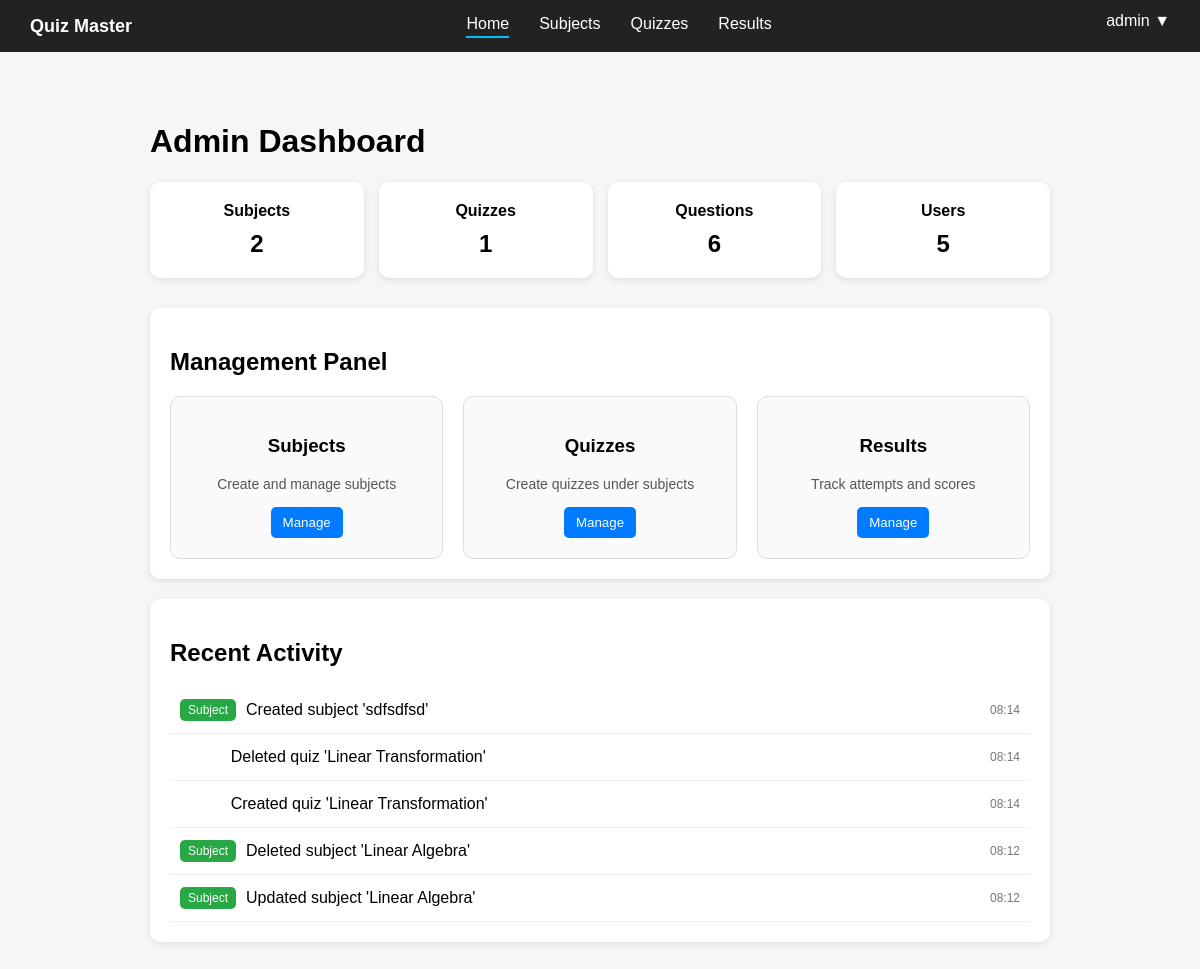
Page /admin (signed in) on the earlier database version.
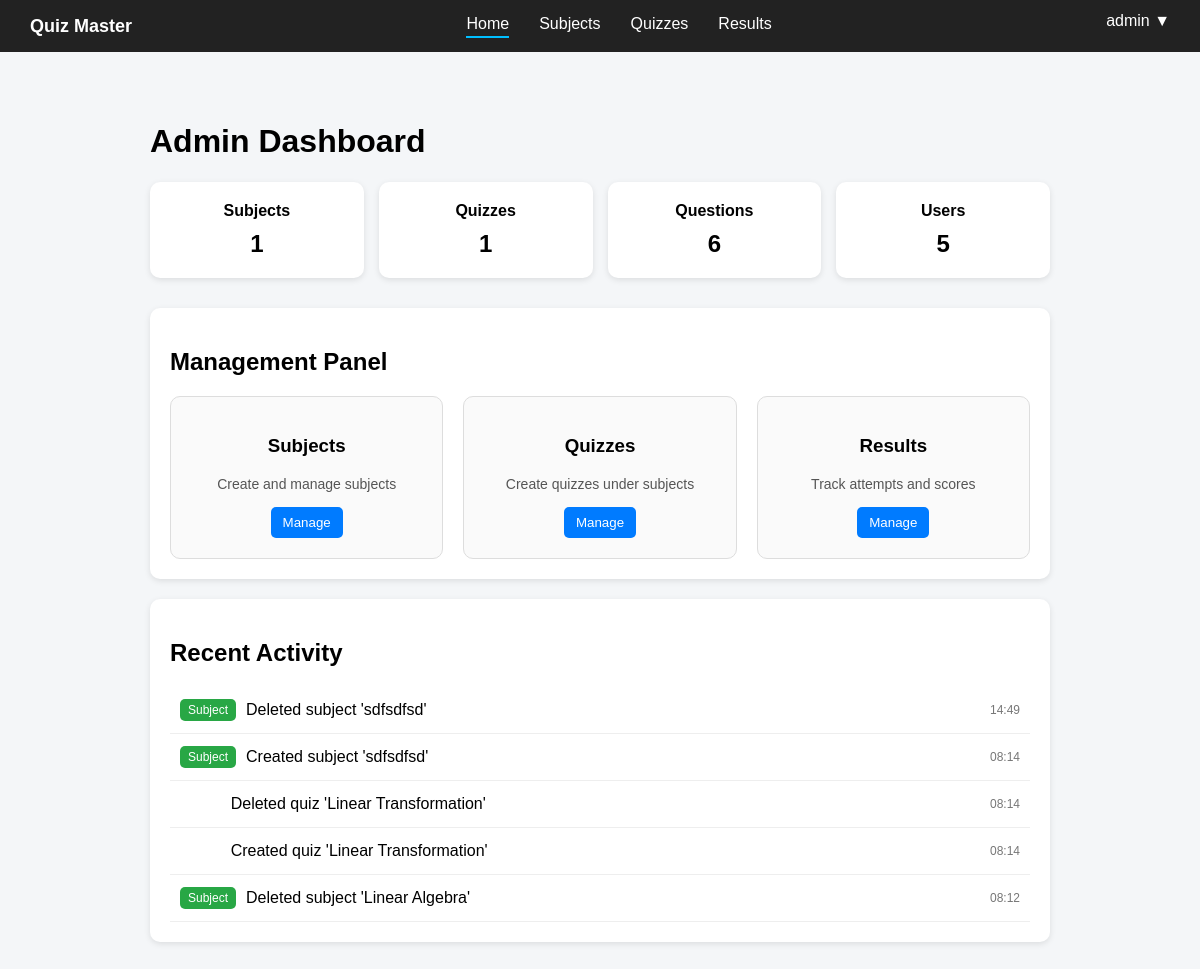
Same page on the later database version.
### controller/models.py (models this page shows)
class Activity(db.Model):
    __tablename__ = "activities"
    id = db.Column(db.Integer, primary_key=True)
    type = db.Column(db.String(50), nullable=False)
    message = db.Column(db.String(300), nullable=False)
    timestamp = db.Column(db.DateTime, default=datetime.utcnow)
    user_id = db.Column(db.Integer, db.ForeignKey("users.id"), nullable=True)

### app.py (the view)
@app.route('/admin')
def admin_dashboard():
    if "user_id" not in session:
        flash("Please login first")
        return redirect(url_for("landing"))
    if session.get('role') != "admin":
        flash("You are not authorized to access this page")
        return redirect(url_for("landing"))
    users_count = User.query.count()
    subjects_count = Subject.query.count()
    quizzes_count = Quiz.query.count()
    questions_count = Question.query.count()
    activities = (Activity.query.order_by(Activity.timestamp.desc()).limit(5).all())
    return render_template("admin_dashboard.html",users_count=users_count,subjects_count=subjects_count,quizzes_count=quizzes_count,questions_count=questions_count,activities=activities)

### templates/admin_dashboard.html (shortened to what this page needs)
{% extends "base.html" %}
{% block content %}
<h1>Admin Dashboard</h1>
<div class="stats">
    <div class="card">
        Subjects
        <span>{{ subjects_count }}</span>
    </div>
    <div class="card">
        Quizzes
        <span>{{ quizzes_count }}</span>
    </div>
    <div class="card">
        Questions
        <span>{{ questions_count }}</span>
    </div>
    <div class="card">Users<span>{{ users_count }}</span></div>
</div>
<div class="section">
    <h2>Management Panel</h2>
    <div class="manage-grid">
        <div class="manage-card">
            <h3>Subjects</h3>
            <p>Create and manage subjects</p>
            <div class="actions">
                <button onclick="location.href='{{ url_for('admin_subjects') }}'">Manage</button>
            </div>
        </div>
        <div class="manage-card">
            <h3>Quizzes</h3>
            <p>Create quizzes under subjects</p>
            <div class="actions">
                <button onclick="location.href='{{ url_for('admin_quizzes') }}'">Manage</button>
            </div>
        </div>
        <div class="manage-card">
            <h3>Results</h3>
            <p>Track attempts and scores</p>
            <div class="actions">
                <button onclick="location.href='{{ url_for('admin_results') }}'">Manage</button>
            </div>
        </div>
    </div>
</div>
<div class="section">
    <h2>Recent Activity</h2>
    {% if activities %}
    {% for a in activities %}
    <div class="activity-item">
        <span class="tag {{ a.type }}">
            {{ a.type|capitalize }}
        </span>
        <span class="text">
            {{ a.message }}
        </span>
        <span class="time">
            {{ a.timestamp.strftime('%H:%M') }}
        </span>
    </div>
    {% endfor %}
    {% else %}
    <p>No recent activity</p>
    {% endif %}
</div>
{% endblock %}

### templates/base.html (shortened to what this page needs)
<!DOCTYPE html>
<html lang="en">
<head>
    <link rel="stylesheet" href="{{ url_for('static', filename='css/base.css') }}">
</head>
<body>
    {% block navbar %}
    <nav class="navbar">
        <div class="nav-left">
            <span class="logo">Quiz Master</span>
        </div>
        <div class="nav-center">
            {% if session.get('role') == 'admin' %}
            <a href="{{ url_for('admin_dashboard') }}" class="{% if request.endpoint == 'admin_dashboard' %}active{% endif %}">
                Home
            </a>
            <a href="{{ url_for('admin_subjects') }}" class="{% if request.endpoint == 'admin_subjects' %}active{% endif %}">
                Subjects
            </a>
            <a href="{{ url_for('admin_quizzes') }}" class="{% if request.endpoint == 'admin_quizzes' %}active{% endif %}">
                Quizzes
            </a>
            <a href="#" class="{% if request.endpoint == 'admin_results' %}active{% endif %}">
                Results
            </a>
            {% endif %}
        </div>
        <div class="nav-right">
            <div class="profile">
                {{ session.get('username', 'User') }} ▼
            </div>
        </div>
    </nav>
    {% endblock %}
    <div class="container">
        {% block content %}
        {% endblock %}
    </div>
</body>
</html>

### static/css/base.css (style rules this page uses)
body { font-family: Arial, sans-serif; background: #f4f6f8; margin: 0; }
.navbar { display: flex; justify-content: space-between; align-items: center; background: #222; color: white; padding: 12px 30px; }
.logo { font-weight: bold; font-size: 18px; color: white; }
.nav-center { display: flex; gap: 30px; }
.nav-center a { color: white; text-decoration: none; padding-bottom: 3px; }
.nav-center .active { border-bottom: 2px solid #00bfff; }
.profile { position: relative; cursor: pointer; color: white; padding-bottom: 10px; }
.container { max-width: 1000px; margin: 30px auto; padding: 20px; border-radius: 12px; }
.stats { display: grid; grid-template-columns: repeat(4, 1fr); gap: 15px; margin-bottom: 30px; }
.card { background: white; padding: 20px; text-align: center; border-radius: 10px; box-shadow: 0 2px 6px rgba(0, 0, 0, 0.1); font-weight: bold; }
.card span { display: block; font-size: 24px; margin-top: 10px; }
.section { background: white; padding: 20px; margin-bottom: 20px; border-radius: 10px; box-shadow: 0 2px 6px rgba(0, 0, 0, 0.1); }
.manage-grid { display: grid; grid-template-columns: repeat(3, 1fr); gap: 20px; }
.manage-card { background: #fafafa; padding: 20px; border-radius: 10px; text-align: center; border: 1px solid #ddd; }
.manage-card p { font-size: 14px; color: #555; margin-bottom: 15px; }
.activity-item { display: flex; align-items: center; justify-content: space-between; padding: 12px 10px; border-bottom: 1px solid #eee; }
.tag { padding: 4px 8px; border-radius: 5px; font-size: 12px; color: white; }
.subject { background: #28a745; }
.text { flex: 1; margin-left: 10px; }
.time { font-size: 12px; color: #777; }
.actions button { padding: 8px 12px; border: none; border-radius: 5px; background: #007bff; color: white; cursor: pointer; }
body { padding-bottom: 80px; }
.container { max-width: 900px; margin: 30px auto; }

Differences in the rows shown:
no longer on this page (row unchanged): Activity: type "Subject", message "Updated subject 'Linear Algebra'", timestamp "08:12"
added Activity: type "Subject", message "Deleted subject 'sdfsdfsd'", timestamp "14:49"
Other differences:
{{ subjects_count }}: "2" → "1"
